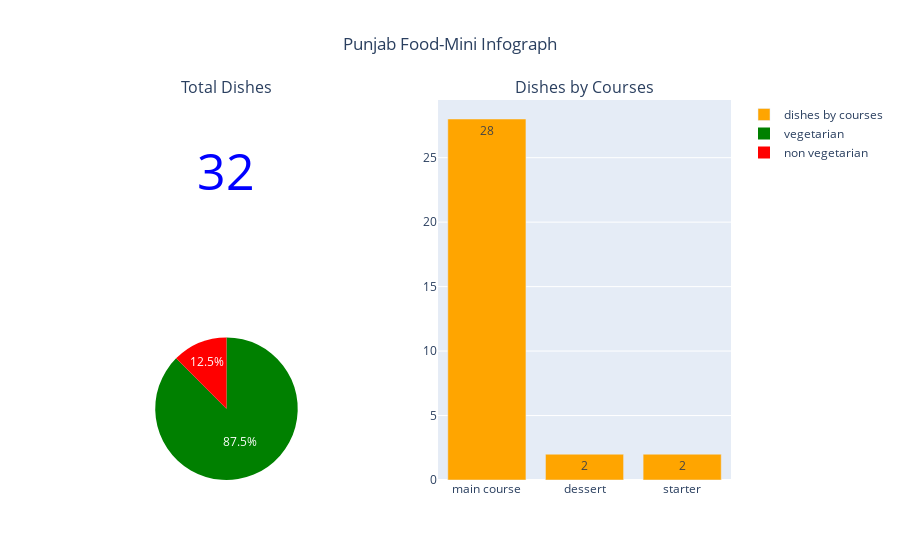

The notebook cell saved with this chart:
### Code cell
pun_df = df[df['state']=='Punjab']

total_dishes = pun_df.shape[0]

course_df = pun_df['course'].value_counts().reset_index()
course_df.columns = ['course','num']

diet_df = pun_df['diet'].value_counts().reset_index()
diet_df.columns = ['diet','num']

fig = make_subplots(
    rows=2, cols=2,subplot_titles=('Total Dishes','Dishes by Courses','', ''),
    specs=[[{'type': 'indicator'},{'type': 'bar','rowspan': 2} ],
          [ {'type': 'pie'} , {'type': 'pie'}]])

fig.add_trace(go.Indicator(
    mode = 'number',
    value = int(total_dishes),
    number={'font':{'color': 'blue','size':50}},
),row=1, col=1)


fig.add_trace(go.Bar(
    x=course_df['course'],y=course_df['num'],
    marker={'color': 'orange'},  
    text=course_df['num'],
    name='dishes by courses',
    textposition ='auto'),row=1, col=2)

fig.add_trace(go.Pie(labels=diet_df['diet'], 
                     values=diet_df['num'],textinfo='percent',
                    marker= dict(colors=['green','red'])),row=2, col=1)


fig.update_layout(
    title_text='Punjab Food-Mini Infograph',template='plotly',
    title_x=0.5)

fig.show()

### Figure 1 — Plotly figure (JSON) as saved in the notebook; plotly's stock layout.template omitted (floating-point values rounded to 4 significant figures)
{"data": [{"domain": {"x": [0, 0.45], "y": [0.625, 1]}, "mode": "number", "number": {"font": {"color": "blue", "size": 50}}, "type": "indicator", "value": 32}, {"marker": {"color": "orange"}, "name": "dishes by courses", "text": [28, 2, 2], "textposition": "auto", "type": "bar", "x": ["main course", "dessert", "starter"], "xaxis": "x", "y": [28, 2, 2], "yaxis": "y"}, {"domain": {"x": [0, 0.45], "y": [0, 0.375]}, "labels": ["vegetarian", "non vegetarian"], "marker": {"colors": ["green", "red"]}, "textinfo": "percent", "type": "pie", "values": [28, 4]}], "layout": {"annotations": [{"font": {"size": 16}, "showarrow": false, "text": "Total Dishes", "x": 0.225, "xanchor": "center", "xref": "paper", "y": 1, "yanchor": "bottom", "yref": "paper"}, {"font": {"size": 16}, "showarrow": false, "text": "Dishes by Courses", "x": 0.775, "xanchor": "center", "xref": "paper", "y": 1, "yanchor": "bottom", "yref": "paper"}], "title": {"text": "Punjab Food-Mini Infograph", "x": 0.5}, "xaxis": {"anchor": "y", "domain": [0.55, 1]}, "yaxis": {"anchor": "x", "domain": [0, 1]}}}
